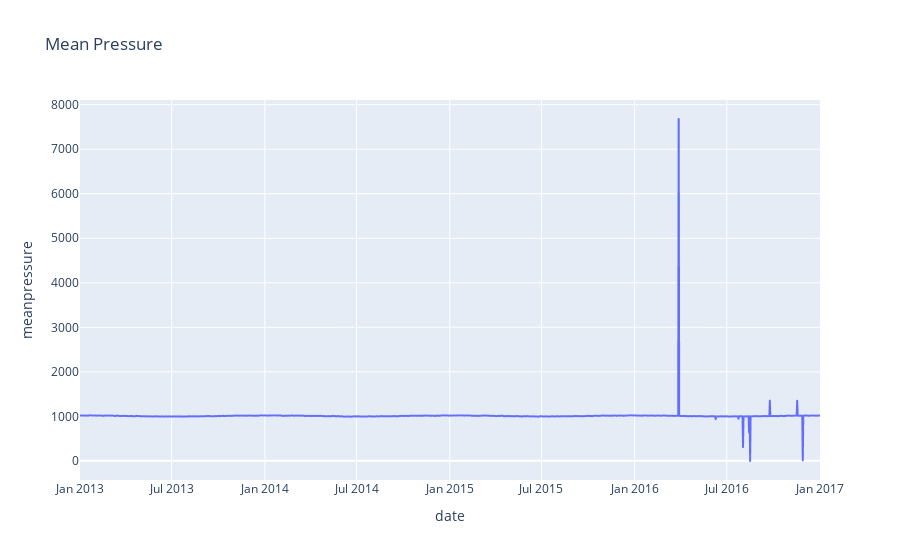

Write notebook code for a chart like this one.
### Code cell
# draw same plot on plotly
# fig = px.line(df, x=df.index, y="meantemp", title='Mean Temperature')
fig = px.line(df, x=df.index, y="meanpressure", title='Mean Pressure')
fig.show()

### Figure 1 — Plotly figure (JSON) as saved in the notebook; plotly's stock layout.template omitted (floating-point values rounded to 4 significant figures; data arrays with more than 128 entries replaced by an {"elided": "..."} marker saying what was removed)
{"data": [{"hovertemplate": "date=%{x}<br>meanpressure=%{y}<extra></extra>", "legendgroup": "", "line": {"color": "#636efa", "dash": "solid"}, "marker": {"symbol": "circle"}, "mode": "lines", "name": "", "showlegend": false, "type": "scattergl", "x": {"elided": "1462 str values"}, "xaxis": "x", "y": {"elided": "1462 float values"}, "yaxis": "y"}], "layout": {"legend": {"tracegroupgap": 0}, "title": {"text": "Mean Pressure"}, "xaxis": {"anchor": "y", "domain": [0, 1], "title": {"text": "date"}}, "yaxis": {"anchor": "x", "domain": [0, 1], "title": {"text": "meanpressure"}}}}
